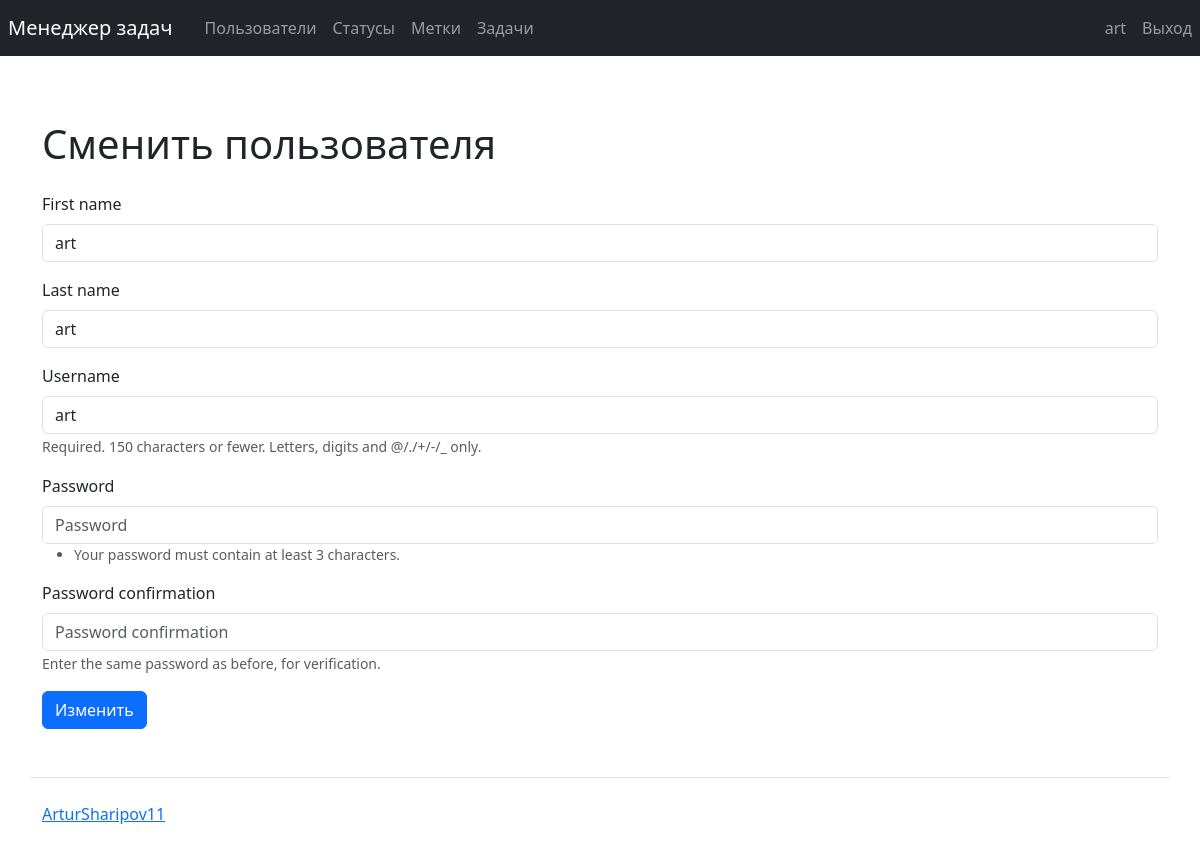
The app's page /users/1/update/ (signed in) with its own data.
### task_manager/users/models.py (models this page shows)
class User(AbstractUser):
    def __str__(self):
        return self.get_full_name()

### task_manager/users/views.py (the view, shortened to what this page needs)
# urls.py: path('<int:id>/update/', views.UpdateUser.as_view(),
class UpdateUser(NoPermissionMixin, NoAuthMixin, SuccessMessageMixin,
                 UpdateView):
    form_class = CreateUserForm
    template_name = 'users/update.html'
    success_url = reverse_lazy('users')
    success_message = _('User successfully changed')
    def get(self, request: HttpRequest,
            *args: str, **kwargs: Any) -> HttpResponse:
        user_id = self.get_object().id
        url_id = kwargs.get('id')
        if url_id != user_id:
            messages.add_message(self.request, messages.ERROR,
                                 MESS_PERMISSION)
            return redirect(reverse_lazy('users'))
        return super().get(request, *args, **kwargs)
    def get_object(self, *args, **kwargs):
        user = self.request.user
        return user

### task_manager/users/forms.py (shortened to what this page needs)
class CreateUserForm(UserCreationForm):
    class Meta:
        model = get_user_model()
        fields = ('first_name', 'last_name',
                  'username', 'password1', 'password2')

### task_manager/mixins.py (called while the page is built)
    def dispatch(self, request, *args, **kwargs):
        self.permission_denied_message = _(
            'You are not authorized! Please come in.')
        self.permission_denied_url = reverse_lazy('login')
        return super().dispatch(request, *args, **kwargs)

### task_manager/templates/users/update.html (shortened to what this page needs)
{% extends "base.html" %}
{% load django_bootstrap5 %}
{% load i18n %}
{% block main %}
  <main>
    <h1 class="my-4"> {% translate "Change user" %} </h1>
    <form method="post">
      {% bootstrap_form form %}
      {% translate "Change" as button_text %}
      {% bootstrap_button button_type="submit" content=button_text %}
    </form>
  </main>
{% endblock %}

### task_manager/templates/header.html (shortened to what this page needs)
{% load i18n %}
<nav class="navbar navbar-expand-md navbar-dark fixed-top bg-dark">
  <div class="collapse navbar-collapse d-lg-flex" id="navbarCollapse">
    <ul class="navbar-nav col-lg-9 justify-content-lg-start">
      <li class="nav-item active">
        <a class="navbar-brand nav-link" href="{% url 'home' %}">{% translate "Task manger" %}</a>
      </li>
      <li class="nav-item active">
        <a class="nav-link" href="{% url 'users' %}">{% translate "Users" %}</a>
      </li>
      {% if user.is_authenticated %}
      <li class="nav-item">
        <a class="nav-link" href="{% url 'statuses' %}">{% translate "Statuses" %}</a>
      </li>
      <li class="nav-item">
        <a class="nav-link" href="{% url 'labels' %}">{% translate "Labels" %}</a>
      </li>
      <li class="nav-item">
        <a class="nav-link" href="{% url 'tasks' %}">{% translate "Tasks" %}</a>
      </li>
      {% endif %}
    </ul>
    <ul class="navbar-nav col-lg-3 justify-content-lg-end">
    {% if user.is_authenticated %}
    <li class="nav-item">
        <a class="nav-link" href="#">{{ user.username }}</a>
    </li>
    <li class="nav-item">
        <form method="post" action="{% url 'logout' %}">
            <input class="btn nav-link" type="submit" value="{% translate 'Log Out' %}">
        </form>
    </li>
    {% endif %}
    </ul>
  </div>
</nav>

### records on screen
User: username "art", first_name "art", last_name "art"
